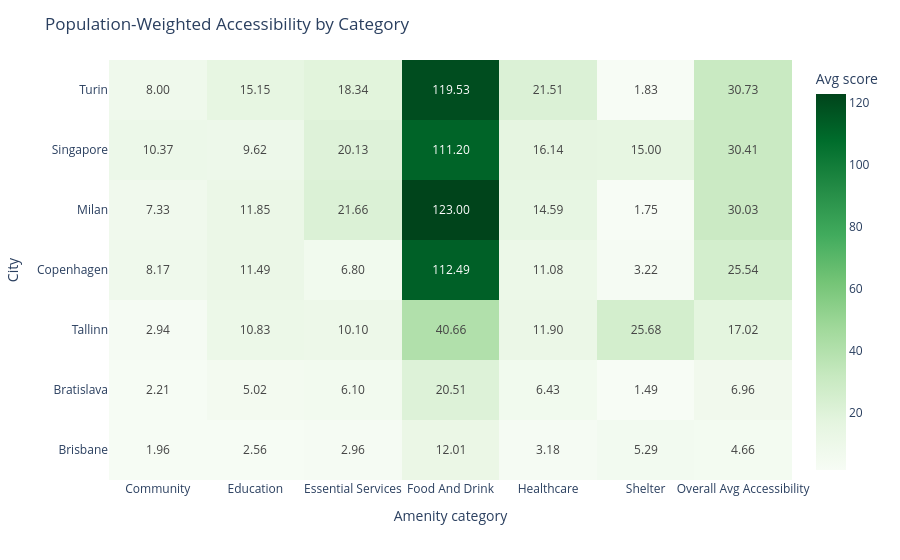

The notebook cell saved with this chart:
### Code cell
category_cols = [
    c for c in compiled_pop_weighted.columns
    if c.startswith("gravity_") and "_per_" not in c and c != "avg_gravity"
]

heatmap_df = compiled_pop_weighted[["city"] + category_cols + ["overall_pop_weighted_accessibility"]].copy()

rename_map = {
    c: c.replace("gravity_", "").replace("_", " ").title()
    for c in category_cols
}
rename_map["overall_pop_weighted_accessibility"] = "Overall Avg Accessibility"

heatmap_df = heatmap_df.rename(columns=rename_map)

fig = px.imshow(
    heatmap_df.set_index("city"),
    text_auto=".2f",
    aspect="auto",
    color_continuous_scale="Greens"
)

fig.update_layout(
    title="Population-Weighted Accessibility by Category",
    coloraxis_colorbar_title="Avg score"
)

fig.update_xaxes(title_text="Amenity category")
fig.update_yaxes(title_text="City")

fig.update_traces(
    hovertemplate="City: %{y}<br>Category: %{x}<br>Score: %{z:.2f}<extra></extra>"
)

fig.show()

### Figure 1 — Plotly figure (JSON) as saved in the notebook; plotly's stock layout.template omitted (floating-point values rounded to 4 significant figures)
{"data": [{"coloraxis": "coloraxis", "hovertemplate": "City: %{y}<br>Category: %{x}<br>Score: %{z:.2f}<extra></extra>", "name": "0", "texttemplate": "%{z:.2f}", "type": "heatmap", "x": ["Community", "Education", "Essential Services", "Food And Drink", "Healthcare", "Shelter", "Overall Avg Accessibility"], "xaxis": "x", "y": ["Turin", "Singapore", "Milan", "Copenhagen", "Tallinn", "Bratislava", "Brisbane"], "yaxis": "y", "z": [[7.996, 15.15, 18.34, 119.5, 21.51, 1.827, 30.73], [10.37, 9.622, 20.13, 111.2, 16.14, 15.0, 30.41], [7.325, 11.85, 21.66, 123.0, 14.59, 1.748, 30.03], [8.172, 11.49, 6.8, 112.5, 11.08, 3.219, 25.54], [2.944, 10.83, 10.1, 40.66, 11.9, 25.68, 17.02], [2.209, 5.022, 6.103, 20.51, 6.431, 1.49, 6.961], [1.962, 2.555, 2.962, 12.01, 3.176, 5.29, 4.659]]}], "layout": {"coloraxis": {"colorbar": {"title": {"text": "Avg score"}}, "colorscale": [[0, "rgb(247,252,245)"], [0.125, "rgb(229,245,224)"], [0.25, "rgb(199,233,192)"], [0.375, "rgb(161,217,155)"], [0.5, "rgb(116,196,118)"], [0.625, "rgb(65,171,93)"], [0.75, "rgb(35,139,69)"], [0.875, "rgb(0,109,44)"], [1, "rgb(0,68,27)"]]}, "margin": {"t": 60}, "title": {"text": "Population-Weighted Accessibility by Category"}, "xaxis": {"anchor": "y", "domain": [0, 1], "title": {"text": "Amenity category"}}, "yaxis": {"anchor": "x", "autorange": "reversed", "domain": [0, 1], "title": {"text": "City"}}}}
